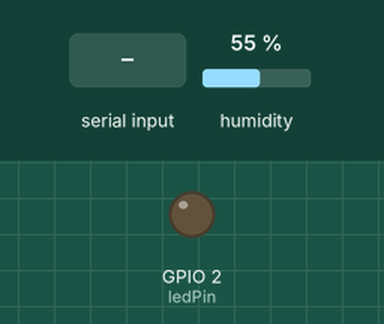
This sketch was run on a simulated ESP32. Shown: output pins drawn as LEDs (lit = HIGH). The inputs (shaded band) are chosen by the test bench; at power-on: humidity 55 %. Nothing arrives over Bluetooth unless stated.

Above: at 1.2 s.
1.3 s: "1" received over the second serial link
At 2.7 s:
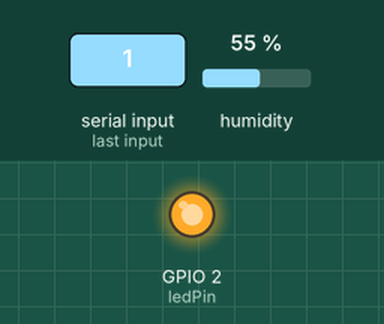
3.8 s: "0" received over the second serial link
At 5.7 s:
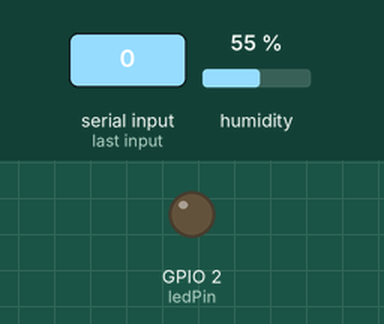
Timing chart, 0 to 7.2 s (numbered marks = the images above; inputs shaded):
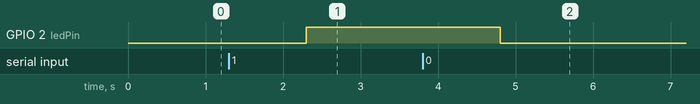

The sketch:

teste1.ino
```cpp
#include <BluetoothSerial.h>
#include <Wire.h>
#include "DHTesp.h"
#define DHTpin 15

const int ledPin = 2;
BluetoothSerial SerialBT;
DHTesp dht;

void setup() {
  SerialBT.begin("ESP32_curso");
  pinMode (ledPin, OUTPUT);
  dht.setup(DHTpin, DHTesp::DHT11);
}

void loop() {
  String dado;
  while (SerialBT.available() > 0){
    dado = SerialBT.readString();
    if (dado == "1") {
      digitalWrite (ledPin, HIGH);
      int humidity = dht.getHumidity();
      SerialBT.print(String(humidity));
    }else if (dado == "0") {
      digitalWrite (ledPin, LOW);
      SerialBT.print(String("curso"));
    }
  }
}
```

Measured:
- after the input at 1.3 s, GPIO 2 (ledPin): LOW → HIGH after 1.0 s
- after the input at 3.8 s, GPIO 2 (ledPin): HIGH → LOW after 1.0 s
